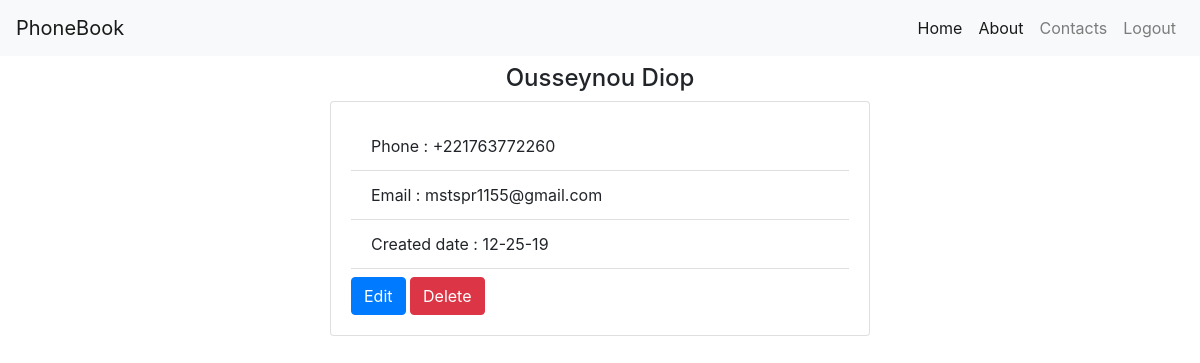
/contacts/2/details/ (signed in), run on the app's committed database.
### contact/models.py (models this page shows, shortened)
class Contact(models.Model):
    first_name = models.CharField(max_length=150)
    last_name = models.CharField(max_length=150)
    phone = models.CharField(max_length=150)
    email = models.CharField(max_length=150, blank=True)
    created_by = models.ForeignKey(User, on_delete=models.SET_NULL, null=True)
    created_at = models.DateTimeField(auto_now_add=True)

### contact/views.py (the view)
# urls.py: path("contacts/<int:id>/details/", contact_details, name="details"),
@login_required(login_url="/login/")
def contact_details(request, id):
    contact = get_object_or_404(Contact, id=id)
    context = {"contact": contact}
    return render(request, "contact/contact_details.html", context)

### templates/contact/contact_details.html
{% extends "base.html" %}
{% block content %}
<div class="row">
  <div class="col-md-6 m-auto">
    <h4 class="text-center">
      {{ contact.first_name }} {{ contact.last_name }}
    </h4>
    <div class="card card-body">
      <ul class="list-group list-group-flush">
        <li class="list-group-item">
          Phone : {{ contact.phone }}
        </li>
        <li class="list-group-item">
          Email : {{ contact.email|default_if_none:"no email" }}
        </li>
        <li class="list-group-item">
          Created date : {{ contact.created_at|date:"m-d-y" }}
        </li>
      </ul>
      <div class="mt-2">
        <a href="{% url 'update' contact.id %}" class="btn btn-primary">Edit</a>
        <a href="{% url 'delete' contact.id %}" class="btn btn-danger"
          >Delete</a
        >
      </div>
    </div>
  </div>
</div>
{% endblock %}

### data on the page
Contact: first_name "Ousseynou", last_name "Diop", phone "+221763772260", email "mstspr1155@gmail.com", created_at "12-25-19"
